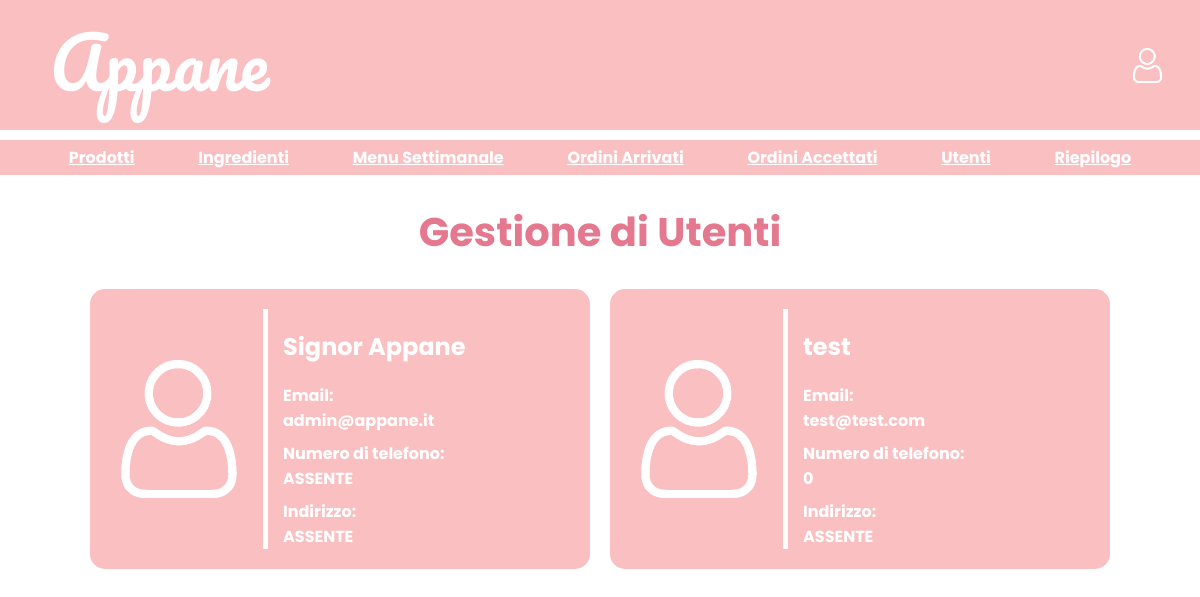
Before: /BACK/managementUsers/managementUsers.php with the older database file.
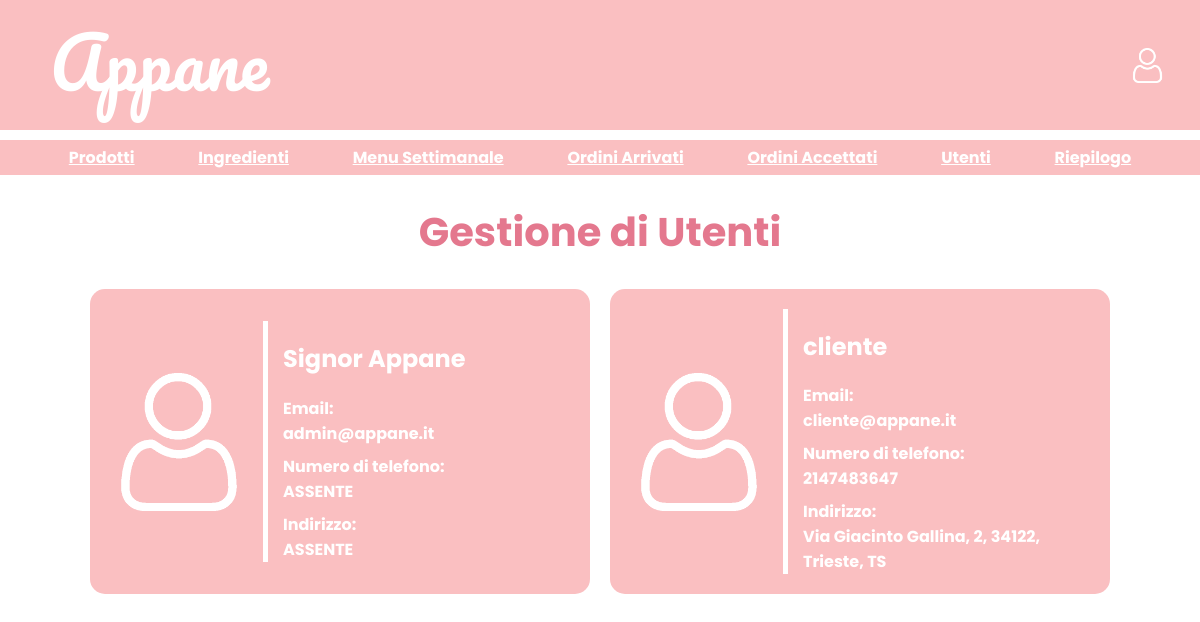
After: the same page with the newer database file.
### tables this page shows
CREATE TABLE `tutente` (
  `idutente` int(11) NOT NULL,
  `nome` text DEFAULT NULL,
  `password` text DEFAULT NULL,
  `email` text DEFAULT NULL,
  `indirizzo` int(11) DEFAULT NULL,
  `numeroTelefonico` int(11) DEFAULT NULL
);

CREATE TABLE `tindirizzo` (
  `id` int(11) NOT NULL,
  `via` varchar(255) DEFAULT NULL,
  `numeroCivico` varchar(5) DEFAULT NULL,
  `CAP` char(5) DEFAULT NULL,
  `citta` varchar(255) DEFAULT NULL,
  `provincia` varchar(4) DEFAULT NULL
);

### BACK/managementUsers/managementUsers.php (the view, shortened to what this page needs)
<?php
require('../../includes/db.php');
include('../header.php');
function createUser($name, $email, $phoneNumber)
{
    if($phoneNumber===null) $phoneNumber="ASSENTE";
    return "<div>
                <h2>$name</h2>
                <p>Email:<br>$email</p>
                <p>Numero di telefono: <br>$phoneNumber</p>
            </div>";
}
function createAddress($address, $number, $cap, $city, $province)
{
    return "<div>
                <p>Indirizzo: <br>$address, $number,
                $cap,
                $city,
                $province</p>
            </div>";
}
?>
<!DOCTYPE html>
<html lang="it">
<head>
    <link rel="stylesheet" href="../../grafica/style.css?v=<?php echo time();?>">
</head>
<body>
    <div class="main-content">
        <h1>Gestione di Utenti</h1>
            <?php
                $resultUser = $conn->query("SELECT nome, email, numeroTelefonico, indirizzo FROM `tutente`");
                if($resultUser->num_rows>0){
                    echo "<div class='listUsers'>";
                    while($user=$resultUser->fetch_assoc()){
                        echo "<div class='user'>";
                        echo "<img src='../../grafica/img/user.png' alt='user' class='userImg'>";
                        echo "<div class='userInformation'>";
                        echo "<div>";
                        echo createUser($user["nome"],$user["email"],$user["numeroTelefonico"]);
                        $query="SELECT `via`, `numeroCivico`, `CAP`, `citta`, `provincia`
                                FROM `tindirizzo`
                                WHERE id = ?;";
                        $stmt = $conn->prepare($query);
                        $stmt->bind_param("i", $user["indirizzo"]);
                        $stmt->execute();
                        $resultAddress=$stmt->get_result();
                        if($resultAddress->num_rows===1){
                            $rowAddress=$resultAddress->fetch_assoc();
                            echo createAddress($rowAddress["via"],$rowAddress["numeroCivico"],
                                    $rowAddress["CAP"],$rowAddress["citta"],$rowAddress["provincia"]);
                        }else{
                            echo "<div class='address'>
                                        <p>Indirizzo: <br> ASSENTE</p>
                                    </div>";
                        }
                        echo "</div>";
                        echo "</div>";
                        echo "</div>";
                    }
                    echo "</div>";
                }else{
                    echo "<p>Non ci sono utenti registrati</p>";
                }
            ?>
    </div>
</body>
</html>

### BACK/header.php (shortened to what this page needs)
<div class="topbar">
    <h1><a href="index.php" style="color: inherit; text-decoration: none;">Appane</a></h1>
    <div style="margin: auto 0;">
        <a  href="<?php echo isset($_SESSION['user_id']) ? '../../Account/profile.php' : '../Account/login.php'; ?>"
        class="button" style="margin-right: 10px;">
            <?php
                if(file_exists("../../grafica/img/user.png")){
                    echo  "<img src='../../grafica/img/user.png' alt='user' class='header-icon'>";
                }else{
                    echo  "<img src='../grafica/img/user.png' alt='user' class='header-icon'>";
                }
            ?>
        </a>
    </div>
</div>
<div class="options">
    <?php
        $partUrl="";
        if(file_exists("../managementProducts/managementProducts.php")){
            $partUrl="../";
        }else{
            $partUrl="../BACK/";
        }
    ?>
    <a  href="<?php echo $partUrl; ?>managementProducts/managementProducts.php" class="menu-option">Prodotti</a>
    <a  href="<?php echo $partUrl; ?>managementIngredients/managementIngredients.php" class="menu-option">Ingredienti</a>
    <a  href="<?php echo $partUrl; ?>managementWeeklyMenu/managementWeeklyMenu.php" class="menu-option">Menu Settimanale</a>
    <a  href="<?php echo $partUrl; ?>managementOrders/managementOrdersArrived.php" class="menu-option">Ordini Arrivati</a>
    <a  href="<?php echo $partUrl; ?>managementOrders/managementOrdersAccepted.php" class="menu-option">Ordini Accettati</a>
    <a  href="<?php echo $partUrl; ?>managementUsers/managementUsers.php" class="menu-option">Utenti</a>
    <a  href="<?php echo $partUrl; ?>managementSummary/managementSummary.php" class="menu-option">Riepilogo</a>
</div>

### grafica/style.css (style rules this page uses)
body { margin: 0; background-color: #fff; font-family: "Poppins", sans-serif; font-weight: 700; font-style: normal; }
.topbar { height: 130px; background: #fabfc1; display: flex; justify-content: space-between; padding: 0 25px; }
.topbar h1 { margin: 0; color: #fff; font-size: 70px; padding: 0 25px; font-family: "Pacifico", cursive; font-weight: 400; font-style: normal; }
.topbar .header-icon { height: 35px; }
.options { height: auto; background: #fabfc1; display: flex; justify-content: space-evenly; padding: 5px; margin-top: 10px; }
.options .menu-option { color: white; }
.main-content h1 { text-align: center; font-size: 40px; color: #e4788e; }
.main-content p { text-align: center; color: #e4788e; }
.order p, .user p { text-align: start; margin-bottom: 0; margin-top: 8px; color: #fff; }
.userInformation { display: flex; align-items: center; justify-self: center; padding: 0px 50px; border-right: 5px solid #fff; margin-right: 50px; }
.listUsers { width: 85%; margin: auto; display: grid; grid-template-columns: repeat(2, 1fr); gap: 20px; }
.user { padding:20px; border-radius:15px; background-color:#fabfc1; color:white; margin-bottom: 20px; display:flex; align-items:center; }
.user .userInformation { border-right: 0px solid white; margin-right: 0px; border-left: 5px solid white; margin-left: 50px; }
.userImg { width: 30%; }
@media (max-width: 1200px) { .userInformation { padding: 0px 15px; margin-right: 15px; } }
@media (max-width: 1200px) { .user .userInformation { border-left: 5px solid white; margin-left: 15px; } }

Changed rows visible on the page:
removed tutente: nome "test", email "test@test.com", numeroTelefonico "0", shows "Indirizzo:"
added tutente: nome "cliente", email "cliente@appane.it", numeroTelefonico "2147483647", indirizzo.via "Via Giacinto Gallina", indirizzo.numeroCivico "2", indirizzo.CAP "34122", indirizzo.citta "Trieste", indirizzo.provincia "TS"
